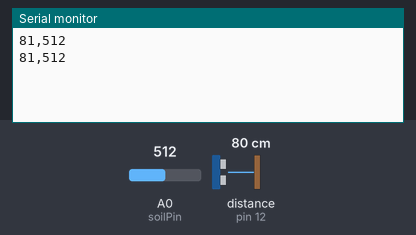
This sketch was run on a simulated Arduino Uno, built with avr-gcc and run on an emulated ATmega328P. On the bench: the last lines printed to the serial monitor. The inputs (shaded band) are chosen by the test bench; at power-on: distance to the obstacle (sensor on pin 12) 80 cm, A0 (soilPin) = 512. The echo pulse lasts 58.3 µs per cm.

Above: at 10.8 s.
10.9 s: distance to the obstacle (sensor on pin 12) set to 2 cm
At 15.6 s:
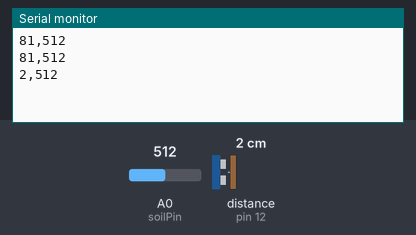
18.4 s: A0 (soilPin) set to 716
At 21.1 s:
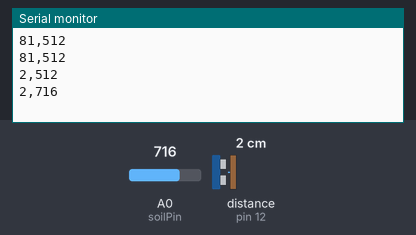
25.9 s: distance to the obstacle (sensor on pin 12) set to 4 cm
At 30.7 s:
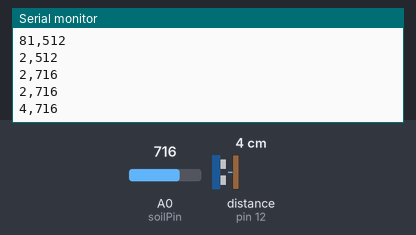
33.4 s: A0 (soilPin) set to 900
At 36.1 s:
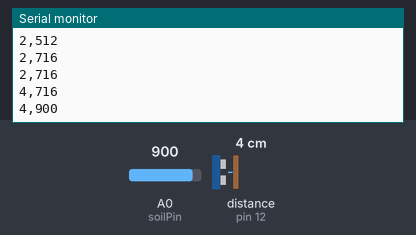
Timing chart, 0 to 37.6 s (numbered marks = the images above; inputs shaded):
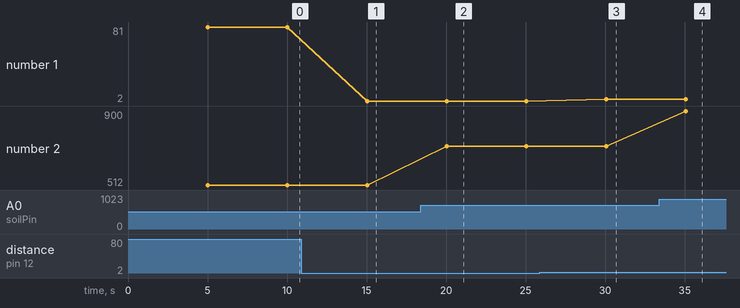

The sketch:

moisture_ultrasonic_combined.ino
```cpp
#include <NewPing.h>

#define TRIGGER_PIN 11
#define ECHO_PIN 12
#define MAX_DISTANCE 200

int val = 0; //value for storing moisture value
int soilPin = A0;//Declare a variable for the soil moisture sensor
int soilPower = 7;//Variable for Soil moisture Power

NewPing sonar(TRIGGER_PIN, ECHO_PIN, MAX_DISTANCE);

void setup() {
  // put your setup code here, to run once:
  Serial.begin(9600);
  pinMode(soilPower, OUTPUT);//Set D7 as an OUTPUT
  digitalWrite(soilPower, LOW);//Set to LOW so no power is flowing through the sensor
}

void loop() {
  // put your main code here, to run repeatedly:
  delay(5000);
  unsigned int distance = sonar.ping_cm();
  Serial.print(distance);
  Serial.print(",");
  Serial.println(readSoil());
}

int readSoil()
{

    digitalWrite(soilPower, HIGH);//turn D7 "On"
    delay(10);//wait 10 milliseconds
    val = analogRead(soilPin);//Read the SIG value form sensor
    digitalWrite(soilPower, LOW);//turn D7 "Off"
    return val;//send current moisture value
}
```

Measured:
- after the input at 10.9 s, the serial monitor: prints a new line after 4.1 s (image 1)
- after the input at 18.4 s, the serial monitor: prints a new line after 1.6 s (image 2)
- after the input at 25.9 s, the serial monitor: prints a new line after 4.2 s (image 3)
- after the input at 33.4 s, the serial monitor: prints a new line after 1.7 s (image 4)
- plotted number 1: 81 → 2 after the input at 10.9 s, 2 → 4 after the input at 25.9 s
- plotted number 2: 512 → 716 after the input at 18.4 s, 716 → 900 after the input at 33.4 s
